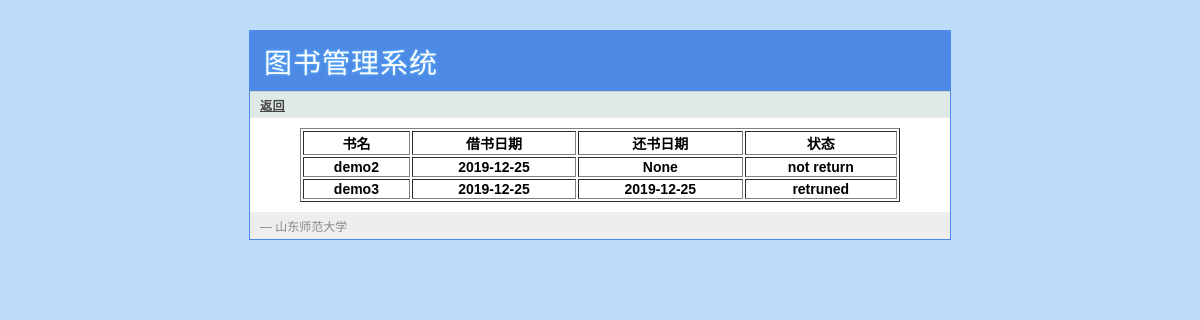
The app's page /reader/history (signed in) with its own data.
### tables this page shows
CREATE TABLE historys(
       history_id integer primary key autoincrement,
       book_id text not null,
       user_name text not null,
       date_borrow text not null,
       date_return text,
       status text not null default 'not return'
);

CREATE TABLE books(
       book_id text primary key,
       book_name text not null,
       author text not null,
       publish_com text not null,
       publish_date text not null
);

### app.py (the view)
@app.route('/reader/history', methods=['GET', 'POST'])
def reader_history():
    reader_judge()
    historys = query_db('''select * from historys,
                        books where historys.book_id = books.book_id and historys.user_name=? ''', [g.user])
    return render_template('reader_history.html', historys=historys)

### app.py (called while the page is built)
def get_db():
    top = _app_ctx_stack.top
    if not hasattr(top, 'sqlite_db'):
        top.sqlite_db = sqlite3.connect(app.config['DATABASE'])
        top.sqlite_db.row_factory = sqlite3.Row
    return top.sqlite_db

@app.teardown_appcontext
def close_database(exception):
    top = _app_ctx_stack.top
    if hasattr(top, 'sqlite_db'):
        top.sqlite_db.close()

def query_db(query, args=(), one=False):
    cur = get_db().execute(query, args)
    rv = cur.fetchall()
    return (rv[0] if rv else None) if one else rv

@app.before_request
def before_request():
    g.user = None
    if 'user_id' in session:
        g.user = session['user_id']

def reader_judge():
    if not session['user_id']:
        error = 'Invalid reader, please login'
        return render_template('reader_login.html', error=error)

### templates/reader_history.html (shortened to what this page needs)
{% extends "layout.html" %}
{% block link %}
	<a href="{{ url_for('reader')}}"> 返回 </a>
{% endblock %}
{% block body %}
	<table width="600" border="1" align="center">
	  <tr>
	    <th align="center"> 书名 </th>
	    <th align="center"> 借书日期 </th>
	    <th align="center"> 还书日期 </th>
	    <th align="center"> 状态 </th>
	  </tr>
	  {% for history in historys %}
	  <tr>
	    <th align="center"> {{history.book_name}} </th>
	    <th align="center"> {{history.date_borrow}}</th>
	    <th align="center"> {{history.date_return}} </th>
	    <th align="center"> {{history.status}} </th>
	  </tr>
	  {% endfor %}
	</table>
{% endblock %}

### static/style.css (style rules this page uses)
a { color: #4d8ae6; }
div.page div.navigation a { color: #444; font-weight: bold; }

### records on screen
historys: book_name "demo2", date_borrow "2019-12-25", date_return "None", status "not return"
historys: book_name "demo3", date_borrow "2019-12-25", date_return "2019-12-25", status "retruned"
